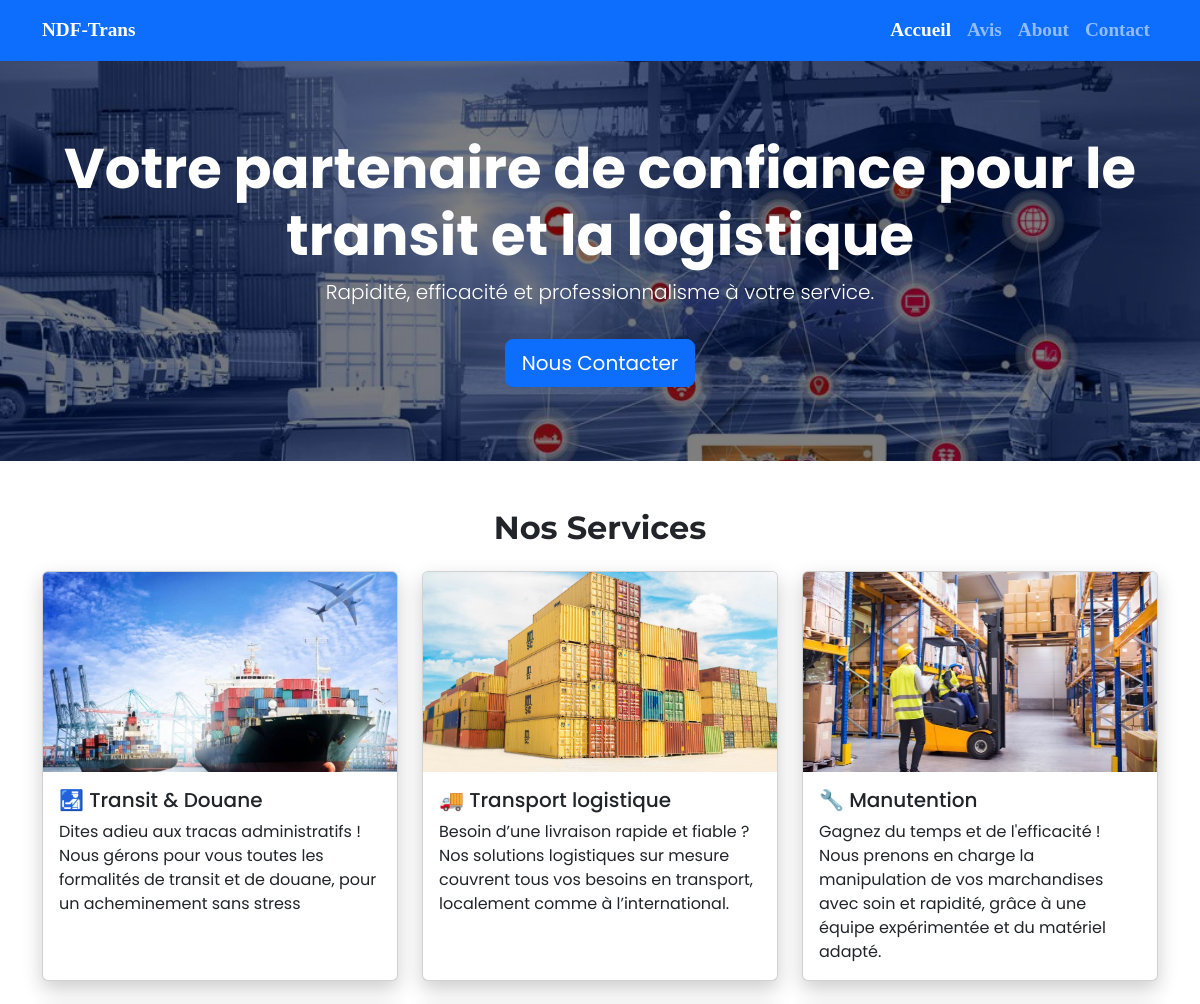
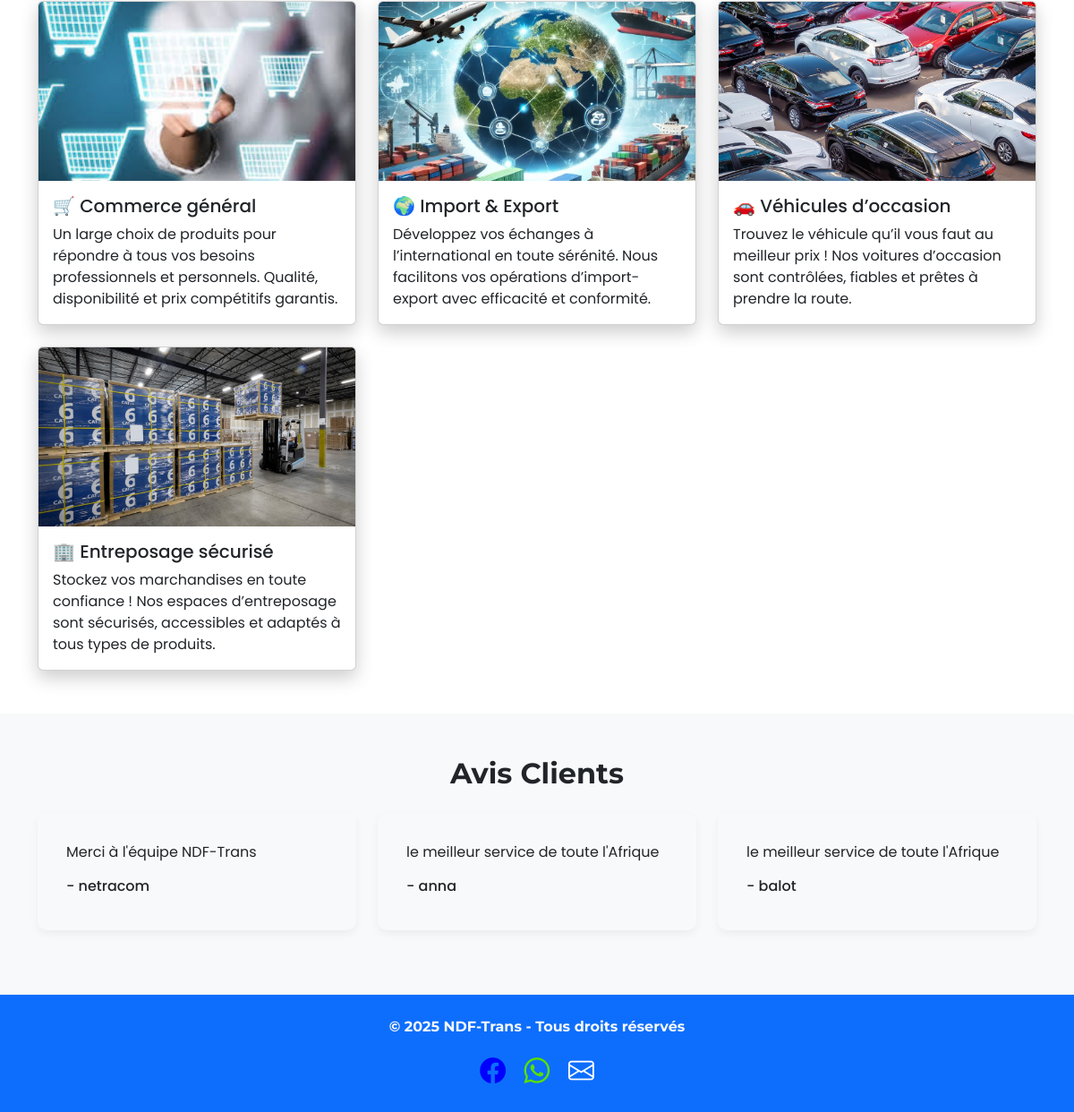
The page / on the database its author committed (2 pictures, top to bottom).
### ndfapp/models.py (models this page shows, shortened)
class Service(models.Model):
    title = models.CharField(max_length=150)
    description = models.TextField()
    image = models.ImageField(upload_to="services/", blank=True, null=True)

class Avis(models.Model):
    name = models.CharField(max_length=100)
    message = models.TextField()
    date = models.DateField(auto_now_add=True)
    great = models.BooleanField(default=False)

### ndfapp/views.py (the view)
# urls.py: 2. Add a URL to urlpatterns:  path('', views.home, name='home')
def home(request):
    services = Service.objects.all()
    avis_list = Avis.objects.all().order_by('-date')[:3]
    return render(request, 'ndf/home.html', {'services': services, 'avis_list': avis_list})

### ndfapp/templates/ndf/home.html
{% extends 'base.html' %}
{% block content %}
<header class="hero">
    <div class="container hero-content">
        <h1 class="display-4 fw-bold">Votre partenaire de confiance pour le transit et la logistique</h1>
        <p class="lead">Rapidité, efficacité et professionnalisme à votre service.</p>
        <a href="{% url 'contact' %}" class="btn btn-primary btn-lg mt-3">Nous Contacter</a>
    </div>
</header>
<section id="services" class="py-5">
    <div class="container">
        <h2 class="text-center mb-4">Nos Services</h2>
        <div class="row g-4">
            {% for service in services %}
            <div class="col-md-4">
                <div class="card service-card h-100">
                    <img src="{{service.image.url}}" class="card-img-top" alt="Service 1">
                    <div class="card-body">
                        <h5 class="card-title">{{service.title}}</h5>
                        <p class="card-text">{{service.description | truncatechars:200}}</p>
                    </div>
                </div>
            </div>
            {% endfor %}
        </div>
    </div>
</section>
{% endblock %}

### ndfapp/templates/base.html (shortened to what this page needs)
{% load static %}
<!DOCTYPE html>
<html lang="fr">
<head>
    <link href="https://cdn.jsdelivr.net/npm/bootstrap@5.3.3/dist/css/bootstrap.min.css" rel="stylesheet">
    <link href="https://cdn.jsdelivr.net/npm/bootstrap-icons@1.11.3/font/bootstrap-icons.css" rel="stylesheet">
    <link href="{% static 'css/styles.css' %}" rel="stylesheet">
</head>
<body>
    <nav class="navbar navbar-expand-lg navbar-dark">
        <div class="container">
            <a class="navbar-brand" href="{% url 'home' %}">NDF-Trans</a>
            <div class="collapse navbar-collapse" id="navbarNav">
                <ul class="navbar-nav ms-auto">
                    <li class="nav-item"><a class="nav-link active" href="{% url 'home' %}">Accueil</a></li>
                    <li class="nav-item"><a class="nav-link" href="{% url 'avis' %}">Avis</a></li>
                    <li class="nav-item"><a class="nav-link" href="{% url 'about' %}">About</a></li>
                    <li class="nav-item"><a class="nav-link" href="{% url 'contact' %}">Contact</a></li>
                </ul>
            </div>
        </div>
    </nav>
    {% block content %}
    {% endblock content %}
    <section id="avis" class="py-5 bg-light">
        <div class="container">
            <h2 class="text-center mb-4">Avis Clients</h2>
            <div class="row">
                {% for avis in avis_list %}
                <div class="col-md-4">
                    <div class="testimonial">
                        <p>{{avis.message}}</p>
                        <h6>- {{avis.name}}</h6>
                    </div>
                </div>
                {% empty %}
                <p class="text-center">Aucun avis pour le moment.</p>
                {% endfor %}
            </div>
        </div>
    </section>
    <footer class=" text-light py-4">
        <div class="container text-center">
            <p>© 2025 NDF-Trans - Tous droits réservés</p>
            <div>
                <a href="https://www.facebook.com/celestin.djato" target="_blank" class="text-light me-3"><i
                        class="bi bi-facebook"></i></a>
                <a href="https://wa.me/message/6M733SIAUQC3B1" target="_blank" class="text-light me-3"><i
                        class="bi bi-whatsapp"></i></a>
                <a href="#" class="text-light"><i class="bi bi-envelope"></i></a>
            </div>
        </div>
    </footer>
</body>
</html>

### static/css/styles.css (style rules this page uses)
body { font-family: 'Poppins', sans-serif; }
.navbar { background-color: #0d6efd; font-family: Georgia, 'Times New Roman', Times, serif; }
.navbar-brand { font-size: 1.2rem; font-weight: bold; }
.navbar .navbar-nav .nav-item .nav-link { font-size: 1.2rem; font-weight: bold; transition: transform 0.3s ease; }
.service-card img { height: 200px; object-fit: cover; }
.container h2 { font-weight: bold; font-family: 'Montserrat'; }
.col-md-4 .card { transition: transform 0.3s ease; box-shadow: 0 8px 20px rgba(0, 0, 0, 0.2); }
.testimonial { background: #f8f9fa; padding: 2rem; border-radius: 10px; box-shadow: 0 4px 10px rgba(0, 0, 0, 0.05); margin-bottom: 1.5rem; }
.hero { background: url('../images/bannière 1.jpg') no-repeat center center; background-size: cover; color: white; height: 50vh; display: flex; align-items: center; text-align: center; position: relative; }
.hero::before { content: ""; position: absolute; top: 0; left: 0; width: 100%; height: 100%; background: rgba(0, 0, 0, 0.5); }
.hero-content { position: relative; z-index: 1; width: 100%; }
footer { background-color: #0d6efd; font-family: 'Montserrat'; font-weight: bold; color: #FFFF; }
footer .bi { font-size: 1.8rem; transition: transform 0.3s ease; }
footer .bi-whatsapp { color: #59df00; font-weight: bold; }
footer .bi-facebook { font-weight: bold; color: #0000ff; }
footer .bi-envelope { font-weight: bold; color: #fefeff; }

### rows shown on the page
Service: image (picture), title "🛃 Transit & Douane", description "Dites adieu aux tracas administratifs ! Nous gérons pour vous toutes les formalités de transit et de douane, pour un acheminement sans stress"
Service: image (picture), title "🚚 Transport logistique", description "Besoin d’une livraison rapide et fiable ? Nos solutions logistiques sur mesure couvrent tous vos besoins en transport, localement comme à l’international."
Service: image (picture), title "🔧 Manutention", description "Gagnez du temps et de l'efficacité ! Nous prenons en charge la manipulation de vos marchandises avec soin et rapidité, grâce à une équipe expérimentée et du matériel adapté."
Service: image (picture), title "🛒 Commerce général", description "Un large choix de produits pour répondre à tous vos besoins professionnels et personnels. Qualité, disponibilité et prix compétitifs garantis."
Service: image (picture), title "🌍 Import & Export", description "Développez vos échanges à l’international en toute sérénité. Nous facilitons vos opérations d’import-export avec efficacité et conformité."
Service: image (picture), title "🚗 Véhicules d’occasion", description "Trouvez le véhicule qu’il vous faut au meilleur prix ! Nos voitures d’occasion sont contrôlées, fiables et prêtes à prendre la route."
Service: image (picture), title "🏢 Entreposage sécurisé", description "Stockez vos marchandises en toute confiance ! Nos espaces d’entreposage sont sécurisés, accessibles et adaptés à tous types de produits."
Avis: message "Merci à l'équipe NDF-Trans", name "netracom"
Avis: message "le meilleur service de toute l'Afrique", name "anna"
Avis: message "le meilleur service de toute l'Afrique", name "balot"
